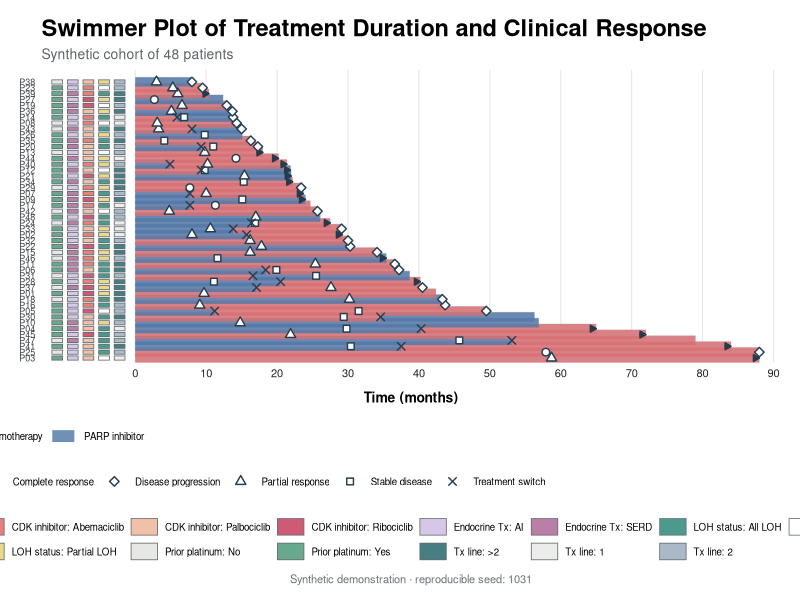
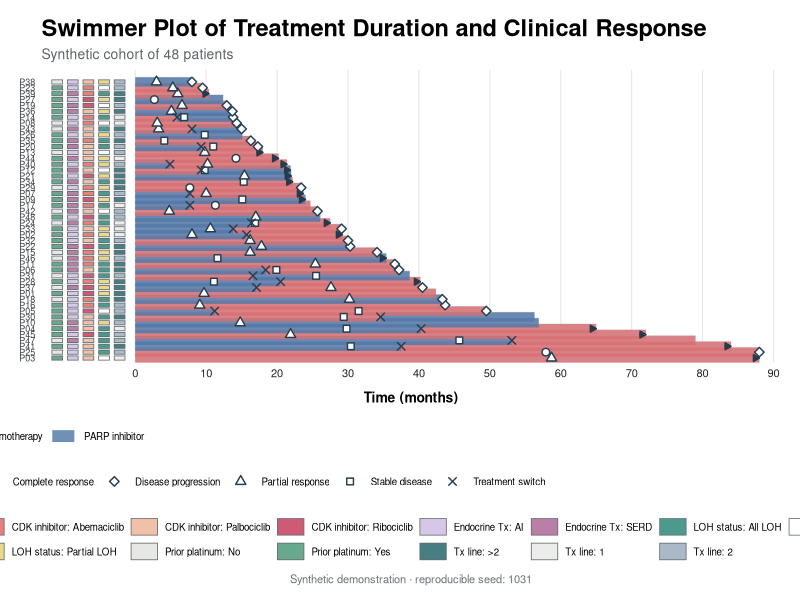

Generate these figures, in order, with R:
## ---- chunk 1
knitr::opts_chunk$set(
  echo = TRUE,
  message = FALSE,
  warning = FALSE,
  fig.align = "center",
  fig.width = 12,
  fig.height = 11,
  dpi = 170
)

library(ggplot2)
library(dplyr)

set.seed(1031)
## ---- chunk 2
n_patients <- 48

patients <- data.frame(
  patient_id = sprintf("P%02d", seq_len(n_patients)),
  follow_up = pmin(round(rgamma(n_patients, shape = 2.25, scale = 12.5) + 4, 1), 88),
  ongoing = runif(n_patients) < 0.30,
  prior_platinum = sample(c("No", "Yes"), n_patients, replace = TRUE,
                          prob = c(0.40, 0.60)),
  endocrine_tx = sample(c("AI", "SERD"), n_patients, replace = TRUE,
                        prob = c(0.58, 0.42)),
  cdk_inhibitor = sample(c("Abemaciclib", "Palbociclib", "Ribociclib"),
                         n_patients, replace = TRUE,
                         prob = c(0.33, 0.43, 0.24)),
  loh_status = sample(c("All LOH", "Partial LOH", "Not evaluable"),
                      n_patients, replace = TRUE,
                      prob = c(0.42, 0.38, 0.20)),
  tx_line = sample(c("1", "2", ">2"), n_patients, replace = TRUE,
                   prob = c(0.25, 0.42, 0.33))
)

# 增加少量长随访患者，使整体轮廓接近参考图。
long_follow_up <- sample(seq_len(n_patients), 5)
patients$follow_up[long_follow_up] <- c(65, 72, 79, 84, 88)
patients$ongoing[long_follow_up[c(2, 4, 5)]] <- TRUE

patients <- patients |>
  arrange(desc(follow_up)) |>
  mutate(y = row_number())

write.csv(
  patients,
  "synthetic_patient_summary.csv",
  row.names = FALSE,
  fileEncoding = "UTF-8"
)

head(patients)
## ---- chunk 3
treatment_rows <- list()
response_rows <- list()
event_rows <- list()

for (i in seq_len(nrow(patients))) {
  patient <- patients[i, ]
  first_treatment <- sample(
    c("PARP inhibitor", "Chemotherapy"),
    1,
    prob = c(0.62, 0.38)
  )

  has_switch <- patient$follow_up > 13 && runif(1) < 0.34

  if (has_switch) {
    switch_time <- round(runif(
      1,
      max(4, patient$follow_up * 0.22),
      max(7, patient$follow_up * 0.68)
    ), 1)
    second_treatment <- ifelse(
      first_treatment == "PARP inhibitor",
      "Chemotherapy",
      "PARP inhibitor"
    )

    treatment_rows[[length(treatment_rows) + 1]] <- data.frame(
      patient_id = patient$patient_id,
      y = patient$y,
      start = 0,
      end = switch_time,
      treatment = first_treatment
    )
    treatment_rows[[length(treatment_rows) + 1]] <- data.frame(
      patient_id = patient$patient_id,
      y = patient$y,
      start = switch_time,
      end = patient$follow_up,
      treatment = second_treatment
    )
    event_rows[[length(event_rows) + 1]] <- data.frame(
      patient_id = patient$patient_id,
      y = patient$y,
      time = switch_time,
      marker = "Treatment switch"
    )
  } else {
    treatment_rows[[length(treatment_rows) + 1]] <- data.frame(
      patient_id = patient$patient_id,
      y = patient$y,
      start = 0,
      end = patient$follow_up,
      treatment = first_treatment
    )
  }

  response <- sample(
    c("Complete response", "Partial response", "Stable disease"),
    1,
    prob = c(0.14, 0.52, 0.34)
  )
  response_time <- round(runif(1, 0.18, 0.72) * patient$follow_up, 1)
  response_rows[[i]] <- data.frame(
    patient_id = patient$patient_id,
    y = patient$y,
    time = response_time,
    marker = response
  )

  if (!patient$ongoing && runif(1) < 0.68) {
    event_rows[[length(event_rows) + 1]] <- data.frame(
      patient_id = patient$patient_id,
      y = patient$y,
      time = patient$follow_up,
      marker = "Disease progression"
    )
  }
}

treatment_intervals <- bind_rows(treatment_rows)
response_markers <- bind_rows(response_rows)
event_markers <- bind_rows(event_rows)
clinical_markers <- bind_rows(response_markers, event_markers)

last_treatment <- treatment_intervals |>
  group_by(patient_id) |>
  slice_max(end, n = 1, with_ties = FALSE) |>
  ungroup() |>
  select(patient_id, treatment)

ongoing_patients <- patients |>
  filter(ongoing) |>
  left_join(last_treatment, by = "patient_id") |>
  mutate(arrow_start = pmax(follow_up - 0.9, 0))

write.csv(
  treatment_intervals,
  "synthetic_treatment_intervals.csv",
  row.names = FALSE,
  fileEncoding = "UTF-8"
)
write.csv(
  clinical_markers,
  "synthetic_clinical_markers.csv",
  row.names = FALSE,
  fileEncoding = "UTF-8"
)
## ---- chunk 4
feature_positions <- c(
  `Prior platinum` = -11.0,
  `Endocrine Tx` = -8.8,
  `CDK inhibitor` = -6.6,
  `LOH status` = -4.4,
  `Tx line` = -2.2
)

feature_tiles <- bind_rows(
  patients |>
    transmute(patient_id, y, feature = "Prior platinum", value = prior_platinum),
  patients |>
    transmute(patient_id, y, feature = "Endocrine Tx", value = endocrine_tx),
  patients |>
    transmute(patient_id, y, feature = "CDK inhibitor", value = cdk_inhibitor),
  patients |>
    transmute(patient_id, y, feature = "LOH status", value = loh_status),
  patients |>
    transmute(patient_id, y, feature = "Tx line", value = tx_line)
) |>
  mutate(
    x = unname(feature_positions[feature]),
    tile_key = paste(feature, value, sep = ": ")
  )

feature_palette <- c(
  `Prior platinum: No` = "#E7E8E6",
  `Prior platinum: Yes` = "#68A88C",
  `Endocrine Tx: AI` = "#D6C6E8",
  `Endocrine Tx: SERD` = "#BA7FA7",
  `CDK inhibitor: Abemaciclib` = "#E6817A",
  `CDK inhibitor: Palbociclib` = "#F0C1A8",
  `CDK inhibitor: Ribociclib` = "#CF5A75",
  `LOH status: All LOH` = "#4C9A8B",
  `LOH status: Partial LOH` = "#E8D98C",
  `LOH status: Not evaluable` = "#FFFFFF",
  `Tx line: 1` = "#ECEDEB",
  `Tx line: 2` = "#AAB9C8",
  `Tx line: >2` = "#477E83"
)

## ---- chunk 5
treatment_palette <- c(
  `PARP inhibitor` = "#5278A8",
  Chemotherapy = "#D96F73"
)

marker_shapes <- c(
  `Complete response` = 21,
  `Partial response` = 24,
  `Stable disease` = 22,
  `Disease progression` = 23,
  `Treatment switch` = 4
)

p <- ggplot() +
  geom_segment(
    data = patients,
    aes(x = 0, xend = follow_up, y = y, yend = y),
    colour = "#D8D9DA",
    linewidth = 3.4,
    lineend = "butt"
  ) +
  geom_segment(
    data = treatment_intervals,
    aes(x = start, xend = end, y = y, yend = y, colour = treatment),
    linewidth = 3.15,
    alpha = 0.82,
    lineend = "butt"
  ) +
  geom_segment(
    data = ongoing_patients,
    aes(x = arrow_start, xend = follow_up, y = y, yend = y),
    colour = "#253A4A",
    linewidth = 0.55,
    arrow = grid::arrow(length = grid::unit(1.7, "mm"), type = "closed")
  ) +
  geom_tile(
    data = feature_tiles,
    aes(x = x, y = y, fill = tile_key),
    width = 1.52,
    height = 0.72,
    colour = "#646C70",
    linewidth = 0.28
  ) +
  geom_point(
    data = clinical_markers,
    aes(x = time, y = y, shape = marker),
    size = 2.05,
    stroke = 0.75,
    colour = "#263F50",
    fill = "white"
  ) +
  scale_colour_manual(
    values = treatment_palette,
    name = "Treatment"
  ) +
  scale_fill_manual(
    values = feature_palette,
    name = "Patient features"
  ) +
  scale_shape_manual(
    values = marker_shapes,
    name = "Clinical markers"
  ) +
  scale_x_continuous(
    breaks = seq(0, 90, by = 10),
    limits = c(-13.2, 91),
    expand = expansion(mult = c(0, 0))
  ) +
  scale_y_continuous(
    breaks = patients$y,
    labels = patients$patient_id,
    limits = c(0.3, n_patients + 2.0),
    expand = expansion(mult = c(0, 0))
  ) +
  labs(
    title = "Swimmer Plot of Treatment Duration and Clinical Response",
    subtitle = "Synthetic cohort of 48 patients",
    x = "Time (months)",
    y = NULL,
    caption = "Synthetic demonstration · reproducible seed: 1031"
  ) +
  guides(
    colour = guide_legend(order = 1, nrow = 1, override.aes = list(linewidth = 4)),
    shape = guide_legend(order = 2, nrow = 1),
    fill = guide_legend(order = 3, nrow = 2, byrow = TRUE)
  ) +
  theme_minimal(base_size = 10) +
  theme(
    plot.title = element_text(face = "bold", size = 17),
    plot.subtitle = element_text(colour = "#5A6266"),
    axis.title.x = element_text(face = "bold", margin = margin(t = 8)),
    axis.text.x = element_text(colour = "#222222"),
    axis.text.y = element_text(colour = "#40474A", size = 6.5),
    panel.grid.major.y = element_blank(),
    panel.grid.minor = element_blank(),
    panel.grid.major.x = element_line(colour = "#E2E5E6", linewidth = 0.35),
    legend.position = "bottom",
    legend.box = "vertical",
    legend.box.just = "left",
    legend.title = element_text(face = "bold", size = 8),
    legend.text = element_text(size = 7),
    legend.key.height = grid::unit(4.5, "mm"),
    legend.key.width = grid::unit(7.0, "mm"),
    plot.caption = element_text(colour = "#6B7275", hjust = 0.5),
    plot.margin = margin(14, 14, 10, 14)
  )

p

ggsave(
  "swimmer_plot.png",
  p,
  width = 12,
  height = 11,
  units = "in",
  dpi = 320,
  bg = "white"
)
